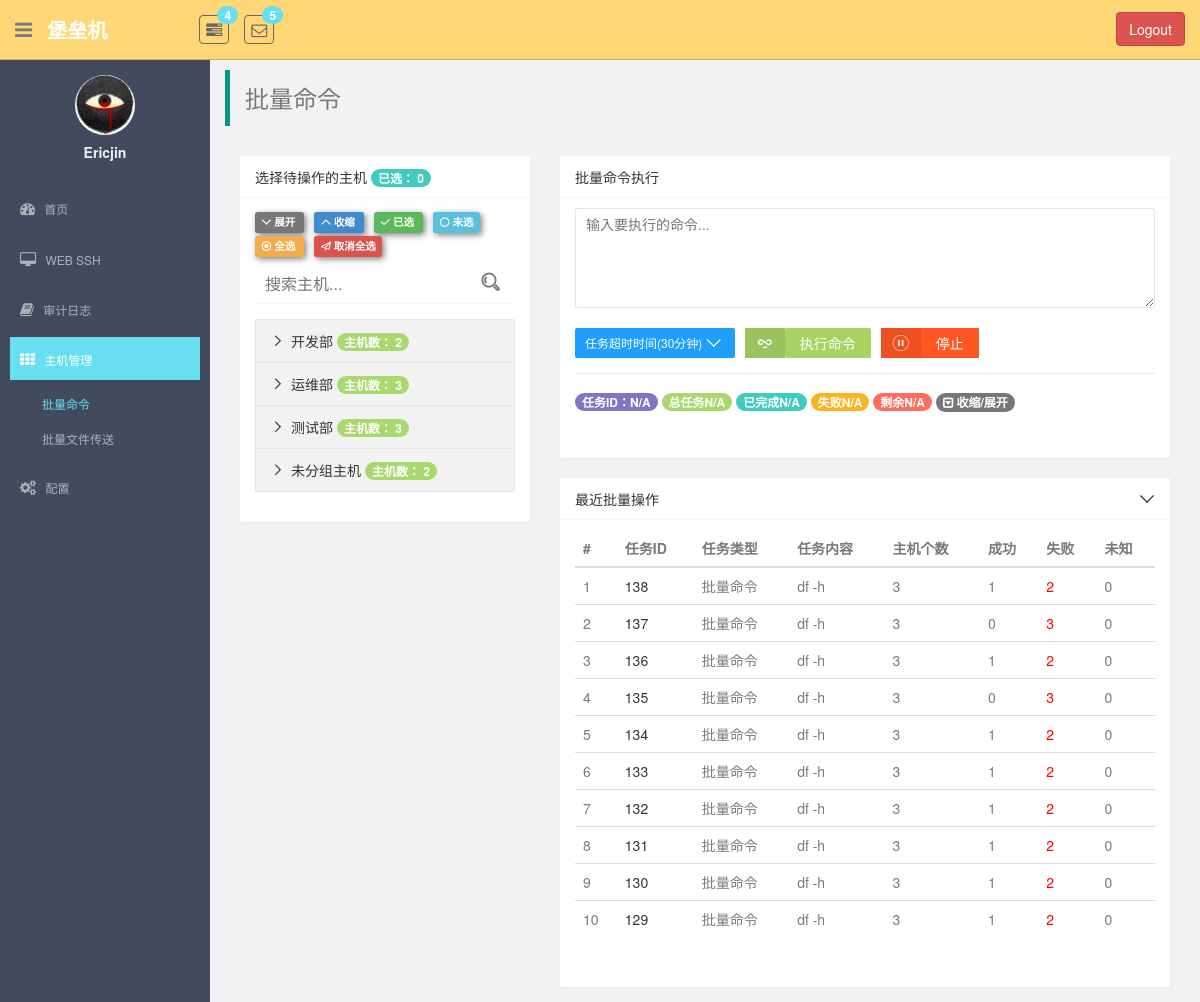
The page /monitor/batch_cmd/ (signed in) on the database as committed earlier.
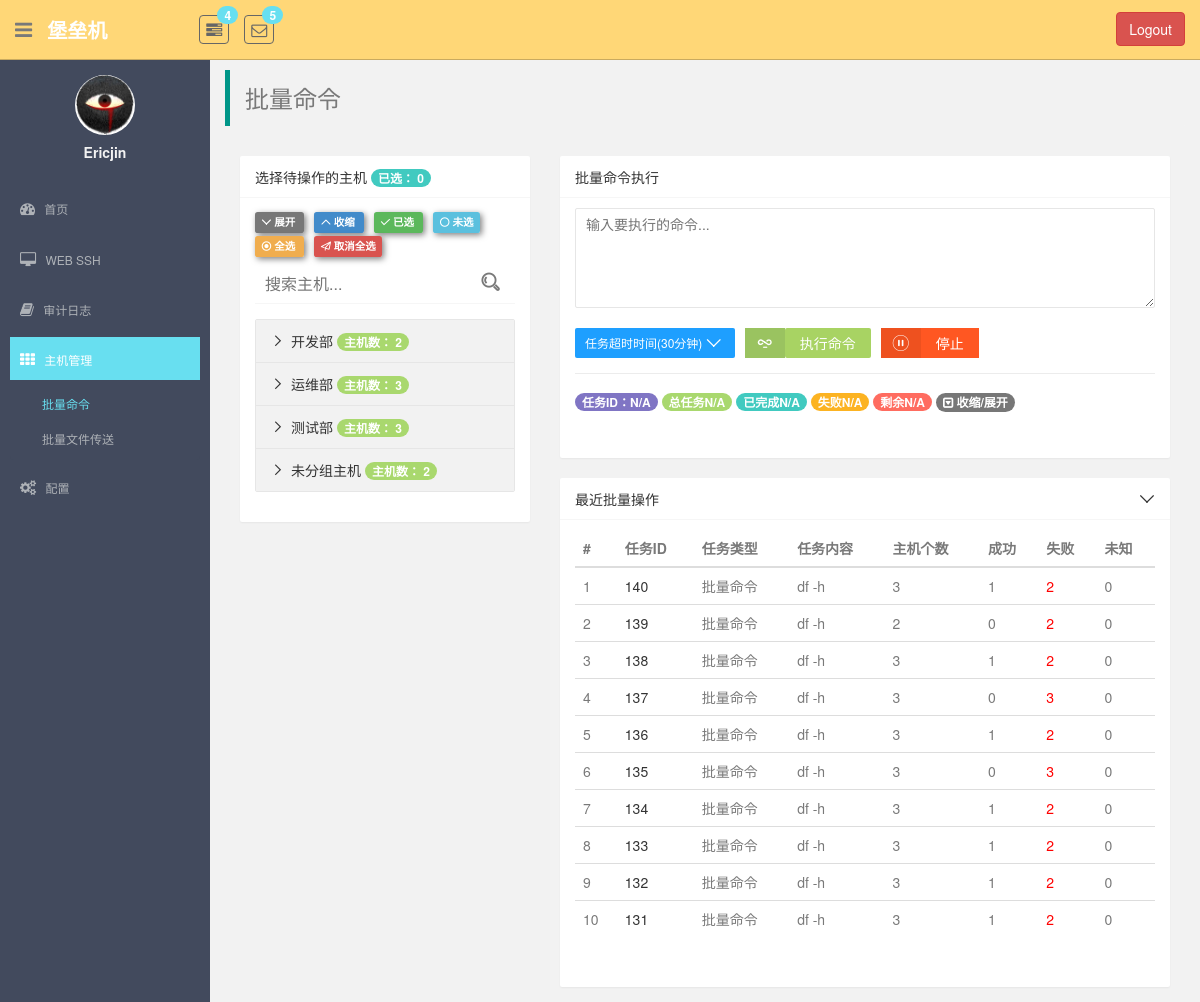
The same page on the database as committed later.
### monitor/models.py (models this page shows, shortened)
class UserProfile(AbstractBaseUser, PermissionsMixin):
    email = models.EmailField(
        verbose_name='email address',
        max_length=255,
        unique=True,
    )
    name = models.CharField(max_length=64, verbose_name="用户名", unique=True)
    host_to_remote_users = models.ManyToManyField(to="HostToRemoteUser", verbose_name="关联主机账户")
    host_group = models.ManyToManyField(to="HostGroup", verbose_name="主机组")
    is_active = models.BooleanField(default=True)
    is_staff = models.BooleanField(default=True)
    is_superuser = models.BooleanField(default=True)
    objects = UserProfileManager()
    USERNAME_FIELD = 'email'  # 使用email作为用户名
    REQUIRED_FIELDS = ['name']  # 必须要有的字段

class HostGroup(models.Model):
    name = models.CharField(max_length=64, unique=True, verbose_name="组名")
    host_to_remote_users = models.ManyToManyField(to="HostToRemoteUser")
    date = models.DateTimeField(auto_now_add=True, verbose_name="主机组注册时间")

class Task(models.Model):
    task_type_choice = (
        ('cmd', '批量命令'),
        ('file_upload', "传送本地文件到远程"),
        ('file_download', "从远程下载文件"),
    )
    task_type = models.CharField(max_length=16, choices=task_type_choice, default="cmd")
    content = models.CharField(max_length=255, verbose_name="任务内容")
    user = models.ForeignKey(UserProfile, on_delete=models.CASCADE)
    date = models.DateTimeField(auto_now_add=True)

### monitor/views.py (the view, shortened to what this page needs)
class BatchCmd(LoginRequiredMixin, View):
    def get(self, request):
        host_groups = request.user.host_group.all()
        none_group = request.user.host_to_remote_users.all()
        batch_command = models.Task.objects.filter(user=request.user, task_type="cmd").order_by("-id").all()
        batch_command = batch_command if len(batch_command) < 10 else batch_command[:10]
        return render(request, 'host_manage/batch_cmd.html', locals())

### templates/host_manage/batch_cmd.html (shortened to what this page needs)
{% extends 'base.html' %}
{% load staticfiles %}
{% load monitor_tags %}
{% block right_container %}
    <blockquote class="layui-elem-quote" style="margin-top: 10px;"><h3>{% block nav %}批量命令{% endblock %}</h3></blockquote>
    <div id="wrap">
        <div class="col-lg-4 col-md-4 col-sm-4">
            <div class="layui-card layui-panel">
                <div class="layui-card-header">
                    选择待操作的主机
                    <span class="badge bg-info">已选： 0</span>
                </div>
                <div class="layui-card-body">
                    <div class="operation">
                    <span class="label label-default toggle-down">
                        <i class="layui-icon layui-icon-down"></i>
                        展开
                    </span>
                        <span class="label label-primary toggle-up">
                        <i class="layui-icon layui-icon-up"></i>
                        收缩
                    </span>
                        <span class="label label-success">
                        <i class="layui-icon layui-icon-ok"></i>
                        已选
                    </span>
                        <span class="label label-info">
                        <i class="layui-icon layui-icon-circle"></i>
                        未选
                    </span>
                        <span class="label label-warning">
                        <i class="layui-icon layui-icon-radio"></i>
                        全选
                    </span>
                        <span class="label label-danger">
                        <i class="layui-icon layui-icon-release"></i>
                        取消全选
                    </span>
                    </div>
                    <div class="search">
                        <input class="search-input" type="text" placeholder="搜索主机...">
                        <i class="layui-icon layui-icon-search search-icon"></i>
                    </div>
                    <div class="area">
                        <div class="layui-collapse layui-form">
                            {% for host_group in host_groups %}
                                <div class="layui-colla-item">
                                    <h2 class="layui-colla-title">
                                        {{ host_group.name }}
                                        <span class="badge bg-success">主机数： {{ host_group.host_to_remote_users.count }}</span>
                                    </h2>
                                </div>
                            {% endfor %}
                            <div class="layui-colla-item">
                                <h2 class="layui-colla-title">
                                    未分组主机
                                    <span class="badge bg-success">主机数： {{ none_group.count }}</span>
                                </h2>
                            </div>
                        </div>
                    </div>
                </div>
            </div>
        </div>
        <div class="col-lg-8 col-md-8 col-sm-8">
            <div class="layui-col-md12">
                <div class="layui-card layui-panel">
                    <div class="layui-card-header">{% block cmd_head %}批量命令执行{% endblock %}</div>
                    <div class="layui-card-body">
                        {% block cmd_option_area %}
                            <div class="bat-cmd">
                                <textarea placeholder="输入要执行的命令..." class="layui-textarea cmd" style="height: 70px;"></textarea>
                            </div>
                        {% endblock %}
                        <div class="controller-btn clear-float">
                            <div class="time-out con">
                                <button class="layui-btn layui-btn-sm layui-btn-normal">
                                    任务超时时间(30分钟)
                                    <i class="layui-icon layui-icon-down"></i>
                                </button>
                            </div>
                            <div class="execute-cmd con clear-float">
                                <div class="right execute"><i class="layui-icon layui-icon-senior"></i></div>
                                <button class="execute-btn layui-btn" data-method="notice"
                                        data-batch="{% block btn-type %}cmd{% endblock %}">执行命令</button>
                            </div>
                            <div class="execute-cmd con clear-float">
                                <div class="right stop"><i class="layui-icon layui-icon-pause"></i></div>
                                <button class="stop-btn">停止</button>
                            </div>
                        </div>
                        <div class="line"></div>
                        <div class="information">
                            <div class="top-span">
                                <span class="badge bg-primary target-id">任务ID：N/A</span>
                                <span class="badge bg-success target">总任务N/A</span>
                                <span class="badge bg-info finished">已完成N/A</span>
                                <span class="badge bg-warning defeat">失败N/A</span>
                                <span class="badge bg-important rest">剩余N/A</span>
                                <span class="badge information-span" style="cursor: pointer; user-select: none;">
                                    <i class="fa fa-toggle-down"></i> 收缩/展开
                                </span>
                            </div>
                        </div>
                    </div>
                </div>
            </div>
            <div class="layui-col-md12" style="margin-top: 20px;">
                <div class="layui-card layui-panel">
                    <div class="layui-card-header clear-float">
                        <div class="table-title">最近批量操作</div>
                        <div class="table-toggle"><i class="layui-icon layui-icon-down"></i></div>
                    </div>
                    <div class="layui-card-body">
                        <table class="table table-hover">
                            <thead>
                            <tr>
                                <th>#</th>
                                <th>任务ID</th>
                                <th>任务类型</th>
                                <th>任务内容</th>
                                <th>主机个数</th>
                                <th>成功</th>
                                <th>失败</th>
                                <th>未知</th>
                            </tr>
                            </thead>
                            <tbody>
                            {% for item in batch_command %}
                                <tr>
                                    <td>{{ forloop.counter }}</td>
                                    <td>
                                        <a href="#">{{ item.id }}</a>
                                    </td>
                                    <td>{{ item.get_task_type_display }}</td>
                                    <td>{{ item.content }}</td>
                                    <td>{{ item.tasklogdetail_set.count }}</td>
                                    {% count_host_num item as host_list %}
                                    <td>{{ host_list.1 }}</td>
                                    <td style="color: #f00;">{{ host_list.2 }}</td>
                                    <td>{{ host_list.0 }}</td>
                                </tr>
                            {% endfor %}
                            </tbody>
                        </table>
                    </div>
                </div>
            </div>
        </div>
    </div>
{% endblock %}

### templates/base.html (shortened to what this page needs)
{% load staticfiles %}
<!DOCTYPE html>
<html lang="en">
<head>
    <link href="{% static 'plugins/bootstrap/css/bootstrap.css' %}" rel="stylesheet">
    <link href="{% static 'css/font-awesome.css' %}" rel="stylesheet" />
    <link href="{% static 'css/style.css' %}" rel="stylesheet">
    <link rel="stylesheet" href="{% static 'plugins/layui/css/layui.css' %}">
</head>
<body>
<section id="container" >
    <header class="header black-bg">
        <div class="sidebar-toggle-box">
            <div class="fa fa-bars tooltips" data-placement="right" data-original-title="Toggle Navigation"></div>
        </div>
        <a href="?" class="logo"><b>堡垒机</b></a>
        <div class="nav notify-row" id="top_menu">
            <ul class="nav top-menu">
                <li class="dropdown">
                    <a data-toggle="dropdown" class="dropdown-toggle" href="?">
                        <i class="fa fa-tasks"></i>
                        <span class="badge bg-theme">4</span>
                    </a>
                </li>
                <li id="header_inbox_bar" class="dropdown">
                    <a data-toggle="dropdown" class="dropdown-toggle" href="index.html#">
                        <i class="fa fa-envelope-o"></i>
                        <span class="badge bg-theme">5</span>
                    </a>
                </li>
            </ul>
        </div>
        <div class="top-menu">
            <ul class="nav pull-right top-menu">
                <li>
                    <button type="button" class="btn btn-danger" style="margin-top: 12px;" onclick="logout()">Logout</button>
                </li>
            </ul>
        </div>
    </header>
    <aside>
        <div id="sidebar"  class="nav-collapse ">
            <ul class="sidebar-menu" id="nav-accordion">
                <p class="centered"><a href="#"><img src="{% static 'images/ui-sam.jpg' %}" class="img-circle" width="60"></a></p>
                <h5 class="centered" style="margin-top: 10px;">{{ request.user.name|capfirst }}</h5>
                <li class="mt">
                    <a class="dashboard" href="{% url "dashboard" %}">
                        <i class="fa fa-dashboard"></i>
                        <span>首页</span>
                    </a>
                </li>
                <li class="sub-menu">
                    <a class="web-ssh" href="{% url "web_ssh" %}" >
                        <i class="fa fa-desktop"></i>
                        <span>WEB SSH</span>
                    </a>
                </li>
                <li class="sub-menu">
                    <a class="log-page" href="{% url 'log_page' %}" >
                        <i class="fa fa-book"></i>
                        <span>审计日志</span>
                    </a>
                </li>
                <li class="sub-menu">
                    <a class="host-manage" href="javascript:void(0);">
                        <i class="fa fa-th"></i>
                        <span>主机管理</span>
                    </a>
                    <ul class="sub">
                        <li class="second-li batch_cmd"><a href="{% url 'batch_cmd' %}">批量命令</a></li>
                        <li class="second-li batch_file"><a href="{% url 'batch_file' %}">批量文件传送</a></li>
                    </ul>
                </li>
                <li class="sub-menu">
                    <a href="#" >
                        <i class="fa fa-cogs"></i>
                        <span>配置</span>
                    </a>
                </li>
            </ul>
        </div>
    </aside>
    <section id="main-content">
        <section class="wrapper">
            {% block right_container %}
            {% endblock %}
        </section>
    </section>
</section>
</body>
</html>

Rows that differ between the two databases and show on the page:
no longer on this page (row unchanged): Task: id "130", task_type "批量命令", content "df -h", tasklogdetail_set.count "3", user "1", host_list "2", host_list "0"
no longer on this page (row unchanged): Task: id "129", task_type "批量命令", content "df -h", tasklogdetail_set.count "3", user "1", host_list "2", host_list "0"
added Task: id "140", task_type "批量命令", content "df -h", tasklogdetail_set.count "3", user "1", host_list "2", host_list "0"
added Task: id "139", task_type "批量命令", content "df -h", tasklogdetail_set.count "2", host_list "0", host_list "2"
